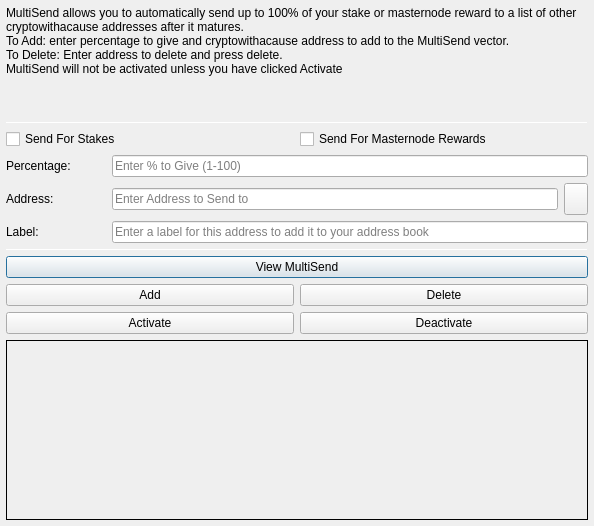
<?xml version="1.0" encoding="UTF-8"?>
<ui version="4.0">
 <class>MultiSendDialog</class>
 <widget class="QDialog" name="MultiSendDialog">
  <property name="windowModality">
   <enum>Qt::NonModal</enum>
  </property>
  <property name="geometry">
   <rect>
    <x>0</x>
    <y>0</y>
    <width>594</width>
    <height>526</height>
   </rect>
  </property>
  <property name="windowTitle">
   <string>MultiSend</string>
  </property>
  <layout class="QVBoxLayout" name="verticalLayout" stretch="0">
   <property name="margin">
    <number>6</number>
   </property>
   <item>
    <layout class="QVBoxLayout" name="verticalLayout_Main" stretch="1,1,1,0,1,1,1">
     <item>
      <widget class="QLabel" name="label_2">
       <property name="lineWidth">
        <number>1</number>
       </property>
       <property name="text">
        <string>MultiSend allows you to automatically send up to 100% of your stake or masternode reward to a list of other cryptowithacause addresses after it matures.
To Add: enter percentage to give and cryptowithacause address to add to the MultiSend vector.
To Delete: Enter address to delete and press delete.
MultiSend will not be activated unless you have clicked Activate</string>
       </property>
       <property name="alignment">
        <set>Qt::AlignLeading|Qt::AlignLeft|Qt::AlignTop</set>
       </property>
       <property name="wordWrap">
        <bool>true</bool>
       </property>
      </widget>
     </item>
     <item>
      <widget class="Line" name="line">
       <property name="minimumSize">
        <size>
         <width>0</width>
         <height>1</height>
        </size>
       </property>
       <property name="maximumSize">
        <size>
         <width>16777215</width>
         <height>1</height>
        </size>
       </property>
       <property name="orientation">
        <enum>Qt::Horizontal</enum>
       </property>
      </widget>
     </item>
     <item>
      <layout class="QVBoxLayout" name="verticalLayout_Settings">
       <item>
        <layout class="QHBoxLayout" name="horizontalLayout">
         <item>
          <widget class="QCheckBox" name="multiSendStakeCheckBox">
           <property name="text">
            <string>Send For Stakes</string>
           </property>
          </widget>
         </item>
         <item>
          <widget class="QCheckBox" name="multiSendMasternodeCheckBox">
           <property name="text">
            <string>Send For Masternode Rewards</string>
           </property>
          </widget>
         </item>
        </layout>
       </item>
       <item>
        <layout class="QHBoxLayout" name="horizontalLayout_6">
         <item>
          <widget class="QLabel" name="label">
           <property name="minimumSize">
            <size>
             <width>100</width>
             <height>0</height>
            </size>
           </property>
           <property name="toolTip">
            <string>Percentage of stake to send</string>
           </property>
           <property name="text">
            <string>Percentage:</string>
           </property>
          </widget>
         </item>
         <item>
          <widget class="QLineEdit" name="multiSendPercentEdit">
           <property name="toolTip">
            <string>Enter whole numbers 1 - 100</string>
           </property>
           <property name="placeholderText">
            <string>Enter % to Give (1-100)</string>
           </property>
          </widget>
         </item>
        </layout>
       </item>
       <item>
        <layout class="QHBoxLayout" name="horizontalLayout_7">
         <item>
          <widget class="QLabel" name="label_5">
           <property name="minimumSize">
            <size>
             <width>100</width>
             <height>0</height>
            </size>
           </property>
           <property name="toolTip">
            <string>Address to send portion of stake to</string>
           </property>
           <property name="text">
            <string>Address:</string>
           </property>
          </widget>
         </item>
         <item>
          <widget class="QLineEdit" name="multiSendAddressEdit">
           <property name="toolTip">
            <string/>
           </property>
           <property name="placeholderText">
            <string>Enter Address to Send to</string>
           </property>
          </widget>
         </item>
         <item>
          <widget class="QToolButton" name="addressBookButton">
           <property name="maximumSize">
            <size>
             <width>16777215</width>
             <height>32</height>
            </size>
           </property>
           <property name="toolTip">
            <string>Choose an address from the address book</string>
           </property>
           <property name="text">
            <string/>
           </property>
           <property name="icon">
            <iconset resource="../cryptowithacause.qrc">
             <normaloff>:/icons/address-book</normaloff>:/icons/address-book</iconset>
           </property>
           <property name="shortcut">
            <string>Alt+A</string>
           </property>
          </widget>
         </item>
        </layout>
       </item>
      </layout>
     </item>
     <item>
      <layout class="QHBoxLayout" name="horizontalLayout_3">
       <item>
        <widget class="QLabel" name="label_3">
         <property name="minimumSize">
          <size>
           <width>100</width>
           <height>0</height>
          </size>
         </property>
         <property name="text">
          <string>Label:</string>
         </property>
        </widget>
       </item>
       <item>
        <widget class="QLineEdit" name="labelAddressLabelEdit">
         <property name="placeholderText">
          <string>Enter a label for this address to add it to your address book</string>
         </property>
        </widget>
       </item>
      </layout>
     </item>
     <item>
      <widget class="Line" name="line_2">
       <property name="minimumSize">
        <size>
         <width>0</width>
         <height>1</height>
        </size>
       </property>
       <property name="maximumSize">
        <size>
         <width>16777215</width>
         <height>1</height>
        </size>
       </property>
       <property name="orientation">
        <enum>Qt::Horizontal</enum>
       </property>
      </widget>
     </item>
     <item>
      <layout class="QVBoxLayout" name="verticalLayout_Buttons">
       <item>
        <layout class="QHBoxLayout" name="horizontalLayout_4">
         <item>
          <widget class="QPushButton" name="viewButton">
           <property name="toolTip">
            <string/>
           </property>
           <property name="statusTip">
            <string>View MultiSend Vector</string>
           </property>
           <property name="text">
            <string>View MultiSend</string>
           </property>
          </widget>
         </item>
        </layout>
       </item>
       <item>
        <layout class="QHBoxLayout" name="horizontalLayout_2">
         <item>
          <widget class="QPushButton" name="addButton">
           <property name="toolTip">
            <string/>
           </property>
           <property name="statusTip">
            <string>Add to MultiSend Vector</string>
           </property>
           <property name="text">
            <string>Add</string>
           </property>
          </widget>
         </item>
         <item>
          <widget class="QPushButton" name="deleteButton">
           <property name="toolTip">
            <string/>
           </property>
           <property name="statusTip">
            <string>Delete Address From MultiSend Vector</string>
           </property>
           <property name="text">
            <string>Delete</string>
           </property>
          </widget>
         </item>
        </layout>
       </item>
       <item>
        <layout class="QHBoxLayout" name="horizontalLayout_5">
         <item>
          <widget class="QPushButton" name="activateButton">
           <property name="statusTip">
            <string>Activate MultiSend</string>
           </property>
           <property name="text">
            <string>Activate</string>
           </property>
          </widget>
         </item>
         <item>
          <widget class="QPushButton" name="disableButton">
           <property name="statusTip">
            <string>Deactivate MultiSend</string>
           </property>
           <property name="text">
            <string>Deactivate</string>
           </property>
          </widget>
         </item>
        </layout>
       </item>
      </layout>
     </item>
     <item>
      <widget class="QLabel" name="message">
       <property name="minimumSize">
        <size>
         <width>0</width>
         <height>180</height>
        </size>
       </property>
       <property name="frameShape">
        <enum>QFrame::Panel</enum>
       </property>
       <property name="frameShadow">
        <enum>QFrame::Plain</enum>
       </property>
       <property name="lineWidth">
        <number>1</number>
       </property>
       <property name="midLineWidth">
        <number>1</number>
       </property>
       <property name="text">
        <string/>
       </property>
       <property name="alignment">
        <set>Qt::AlignLeading|Qt::AlignLeft|Qt::AlignTop</set>
       </property>
       <property name="wordWrap">
        <bool>true</bool>
       </property>
      </widget>
     </item>
    </layout>
   </item>
  </layout>
 </widget>
 <resources>
  <include location="../cryptowithacause.qrc"/>
 </resources>
 <connections/>
</ui>
